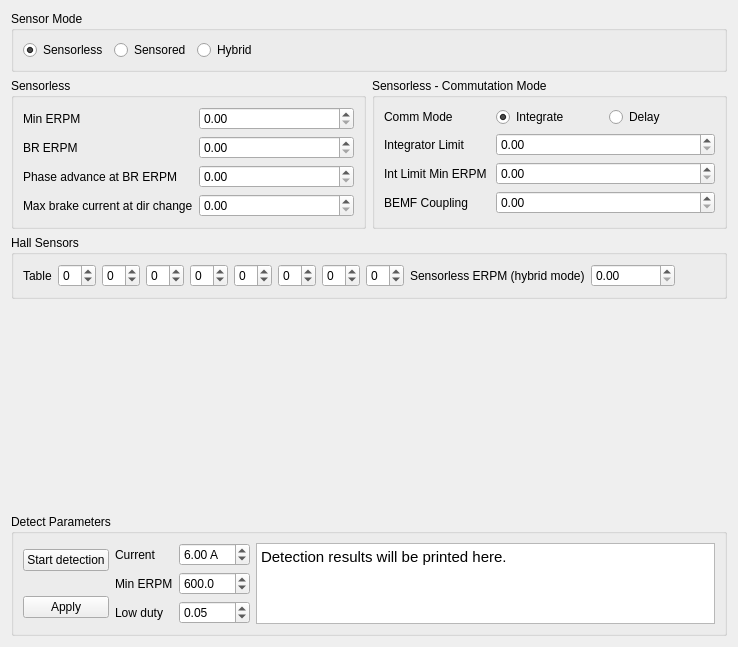
            <widget class="QWidget" name="tab_13">
             <attribute name="title">
              <string>BLDC</string>
             </attribute>
             <layout class="QVBoxLayout" name="verticalLayout_23">
              <item>
               <widget class="QGroupBox" name="groupBox_34">
                <property name="title">
                 <string>Sensor Mode</string>
                </property>
                <layout class="QHBoxLayout" name="horizontalLayout_43">
                 <item>
                  <widget class="QRadioButton" name="mcconfSensorModeSensorlessButton">
                   <property name="toolTip">
                    <string>&lt;html&gt;&lt;head/&gt;&lt;body&gt;&lt;p&gt;&lt;span style=&quot; font-weight:600;&quot;&gt;Sensorless&lt;/span&gt; = VESCs identifies the actual motor position by itself. In this mode the VESC has trouble to detect the motor position from a standstill. Once the motor is spinning the VESC can detect the position by itself. So you should always start with a little push.&lt;/p&gt;&lt;/body&gt;&lt;/html&gt;</string>
                   </property>
                   <property name="text">
                    <string>Sensorless</string>
                   </property>
                   <property name="checked">
                    <bool>true</bool>
                   </property>
                  </widget>
                 </item>
                 <item>
                  <widget class="QRadioButton" name="mcconfSensorModeSensoredButton">
                   <property name="toolTip">
                    <string>&lt;html&gt;&lt;head/&gt;&lt;body&gt;&lt;p&gt;&lt;span style=&quot; font-weight:600;&quot;&gt;Sensored&lt;/span&gt; = VESCs identifies the actual motor position by sensors. In this mode the VESC can start also from a standstill. At higher speeds the VESC works better without sensors. So sensors are mainly useful for very low speeds. It is better to use the Hybrid mode which runs in sensored mode at low speeds and switches off the sensors at high speeds.&lt;/p&gt;&lt;/body&gt;&lt;/html&gt;</string>
                   </property>
                   <property name="text">
                    <string>Sensored</string>
                   </property>
                  </widget>
                 </item>
                 <item>
                  <widget class="QRadioButton" name="mcconfSensorModeHybridButton">
                   <property name="toolTip">
                    <string>&lt;html&gt;&lt;head/&gt;&lt;body&gt;&lt;p&gt;&lt;span style=&quot; font-weight:600;&quot;&gt;Hybrid&lt;/span&gt; = Starts with sensor and switches to sensorless when the ERPM which are defined in &amp;quot;Sensorless ERPM (hybrid mode)&amp;quot; are reached&lt;/p&gt;&lt;/body&gt;&lt;/html&gt;</string>
                   </property>
                   <property name="text">
                    <string>Hybrid</string>
                   </property>
                  </widget>
                 </item>
                 <item>
                  <spacer name="horizontalSpacer_20">
                   <property name="orientation">
                    <enum>Qt::Horizontal</enum>
                   </property>
                   <property name="sizeHint" stdset="0">
                    <size>
                     <width>40</width>
                     <height>20</height>
                    </size>
                   </property>
                  </spacer>
                 </item>
                </layout>
               </widget>
              </item>
              <item>
               <layout class="QHBoxLayout" name="horizontalLayout_21">
                <item>
                 <widget class="QGroupBox" name="mcconfSlBox">
                  <property name="sizePolicy">
                   <sizepolicy hsizetype="Preferred" vsizetype="Fixed">
                    <horstretch>0</horstretch>
                    <verstretch>0</verstretch>
                   </sizepolicy>
                  </property>
                  <property name="title">
                   <string>Sensorless</string>
                  </property>
                  <property name="checkable">
                   <bool>false</bool>
                  </property>
                  <property name="checked">
                   <bool>false</bool>
                  </property>
                  <layout class="QGridLayout" name="gridLayout_12">
                   <item row="0" column="0">
                    <widget class="QLabel" name="label_26">
                     <property name="toolTip">
                      <string>&lt;html&gt;&lt;head/&gt;&lt;body&gt;&lt;p&gt;Important for startup&lt;/p&gt;&lt;/body&gt;&lt;/html&gt;</string>
                     </property>
                     <property name="text">
                      <string>Min ERPM</string>
                     </property>
                    </widget>
                   </item>
                   <item row="0" column="1">
                    <widget class="QDoubleSpinBox" name="mcconfSlMinErpmBox">
                     <property name="maximum">
                      <double>100000.000000000000000</double>
                     </property>
                     <property name="singleStep">
                      <double>10.000000000000000</double>
                     </property>
                    </widget>
                   </item>
                   <item row="1" column="0">
                    <widget class="QLabel" name="label_30">
                     <property name="toolTip">
                      <string>&lt;html&gt;&lt;head/&gt;&lt;body&gt;&lt;p&gt;For phase advance, not so important&lt;/p&gt;&lt;/body&gt;&lt;/html&gt;</string>
                     </property>
                     <property name="text">
                      <string>BR ERPM</string>
                     </property>
                    </widget>
                   </item>
                   <item row="1" column="1">
                    <widget class="QDoubleSpinBox" name="mcconfSlBrErpmBox">
                     <property name="maximum">
                      <double>200000.000000000000000</double>
                     </property>
                     <property name="singleStep">
                      <double>100.000000000000000</double>
                     </property>
                    </widget>
                   </item>
                   <item row="2" column="0">
                    <widget class="QLabel" name="label_29">
                     <property name="toolTip">
                      <string>&lt;html&gt;&lt;head/&gt;&lt;body&gt;&lt;p&gt;For phase advance, not so important&lt;/p&gt;&lt;/body&gt;&lt;/html&gt;</string>
                     </property>
                     <property name="text">
                      <string>Phase advance at BR ERPM</string>
                     </property>
                    </widget>
                   </item>
                   <item row="2" column="1">
                    <widget class="QDoubleSpinBox" name="mcconfSlIntLimScaleBrBox">
                     <property name="maximum">
                      <double>1.000000000000000</double>
                     </property>
                     <property name="singleStep">
                      <double>0.100000000000000</double>
                     </property>
                    </widget>
                   </item>
                   <item row="3" column="0">
                    <widget class="QLabel" name="label_61">
                     <property name="text">
                      <string>Max brake current at dir change</string>
                     </property>
                    </widget>
                   </item>
                   <item row="3" column="1">
                    <widget class="QDoubleSpinBox" name="mcconfSlMaxFbCurrBox">
                     <property name="maximum">
                      <double>300.000000000000000</double>
                     </property>
                    </widget>
                   </item>
                  </layout>
                 </widget>
                </item>
                <item>
                 <widget class="QGroupBox" name="groupBox_16">
                  <property name="title">
                   <string>Sensorless - Commutation Mode</string>
                  </property>
                  <layout class="QGridLayout" name="gridLayout_46">
                   <item row="0" column="0">
                    <widget class="QLabel" name="label_100">
                     <property name="text">
                      <string>Comm Mode</string>
                     </property>
                    </widget>
                   </item>
                   <item row="0" column="1">
                    <widget class="QRadioButton" name="mcconfCommIntButton">
                     <property name="text">
                      <string>Integrate</string>
                     </property>
                     <property name="checked">
                      <bool>true</bool>
                     </property>
                    </widget>
                   </item>
                   <item row="0" column="2">
                    <widget class="QRadioButton" name="mcconfCommDelayButton">
                     <property name="text">
                      <string>Delay</string>
                     </property>
                    </widget>
                   </item>
                   <item row="1" column="0">
                    <widget class="QLabel" name="label_28">
                     <property name="toolTip">
                      <string>&lt;html&gt;&lt;head/&gt;&lt;body&gt;&lt;p&gt;Important. The detection function below can be used to determine this parameter.&lt;/p&gt;&lt;/body&gt;&lt;/html&gt;</string>
                     </property>
                     <property name="text">
                      <string>Integrator Limit</string>
                     </property>
                    </widget>
                   </item>
                   <item row="1" column="1" colspan="2">
                    <widget class="QDoubleSpinBox" name="mcconfSlIntLimBox">
                     <property name="maximum">
                      <double>2000.000000000000000</double>
                     </property>
                     <property name="singleStep">
                      <double>1.000000000000000</double>
                     </property>
                    </widget>
                   </item>
                   <item row="2" column="0">
                    <widget class="QLabel" name="label_27">
                     <property name="toolTip">
                      <string>&lt;html&gt;&lt;head/&gt;&lt;body&gt;&lt;p&gt;Important for startup&lt;/p&gt;&lt;/body&gt;&lt;/html&gt;</string>
                     </property>
                     <property name="text">
                      <string>Int Limit Min ERPM</string>
                     </property>
                    </widget>
                   </item>
                   <item row="2" column="1" colspan="2">
                    <widget class="QDoubleSpinBox" name="mcconfSlMinErpmIlBox">
                     <property name="maximum">
                      <double>10000.000000000000000</double>
                     </property>
                     <property name="singleStep">
                      <double>10.000000000000000</double>
                     </property>
                    </widget>
                   </item>
                   <item row="3" column="0">
                    <widget class="QLabel" name="label_41">
                     <property name="toolTip">
                      <string>&lt;html&gt;&lt;head/&gt;&lt;body&gt;&lt;p&gt;Important. The detection function below can be used to determine this parameter.&lt;/p&gt;&lt;/body&gt;&lt;/html&gt;</string>
                     </property>
                     <property name="text">
                      <string>BEMF Coupling</string>
                     </property>
                    </widget>
                   </item>
                   <item row="3" column="1" colspan="2">
                    <widget class="QDoubleSpinBox" name="mcconfSlBemfKBox">
                     <property name="maximum">
                      <double>5000.000000000000000</double>
                     </property>
                     <property name="singleStep">
                      <double>10.000000000000000</double>
                     </property>
                    </widget>
                   </item>
                  </layout>
                 </widget>
                </item>
               </layout>
              </item>
              <item>
               <widget class="QGroupBox" name="groupBox_12">
                <property name="title">
                 <string>Hall Sensors</string>
                </property>
                <layout class="QVBoxLayout" name="verticalLayout_20">
                 <item>
                  <layout class="QHBoxLayout" name="horizontalLayout_22">
                   <item>
                    <widget class="QLabel" name="label_31">
                     <property name="text">
                      <string>Table</string>
                     </property>
                    </widget>
                   </item>
                   <item>
                    <widget class="QSpinBox" name="mcconfHallTab0Box">
                     <property name="minimum">
                      <number>-1</number>
                     </property>
                     <property name="maximum">
                      <number>6</number>
                     </property>
                    </widget>
                   </item>
                   <item>
                    <widget class="QSpinBox" name="mcconfHallTab1Box">
                     <property name="minimum">
                      <number>-1</number>
                     </property>
                     <property name="maximum">
                      <number>6</number>
                     </property>
                    </widget>
                   </item>
                   <item>
                    <widget class="QSpinBox" name="mcconfHallTab2Box">
                     <property name="minimum">
                      <number>-1</number>
                     </property>
                     <property name="maximum">
                      <number>6</number>
                     </property>
                    </widget>
                   </item>
                   <item>
                    <widget class="QSpinBox" name="mcconfHallTab3Box">
                     <property name="minimum">
                      <number>-1</number>
                     </property>
                     <property name="maximum">
                      <number>6</number>
                     </property>
                    </widget>
                   </item>
                   <item>
                    <widget class="QSpinBox" name="mcconfHallTab4Box">
                     <property name="minimum">
                      <number>-1</number>
                     </property>
                     <property name="maximum">
                      <number>6</number>
                     </property>
                    </widget>
                   </item>
                   <item>
                    <widget class="QSpinBox" name="mcconfHallTab5Box">
                     <property name="minimum">
                      <number>-1</number>
                     </property>
                     <property name="maximum">
                      <number>6</number>
                     </property>
                    </widget>
                   </item>
                   <item>
                    <widget class="QSpinBox" name="mcconfHallTab6Box">
                     <property name="minimum">
                      <number>-1</number>
                     </property>
                     <property name="maximum">
                      <number>6</number>
                     </property>
                    </widget>
                   </item>
                   <item>
                    <widget class="QSpinBox" name="mcconfHallTab7Box">
                     <property name="minimum">
                      <number>-1</number>
                     </property>
                     <property name="maximum">
                      <number>6</number>
                     </property>
                    </widget>
                   </item>
                   <item>
                    <widget class="QLabel" name="label_32">
                     <property name="toolTip">
                      <string>&lt;html&gt;&lt;head/&gt;&lt;body&gt;&lt;p&gt;&lt;span style=&quot; font-weight:600;&quot;&gt;Sensorless ERPM (hybrid mode)&lt;/span&gt; = In Hybrid Sensor mode the VESC will switch from sensored to sensorless mode when the motors ERPM are above that value. Sensors are only needed at startup. Once the motor is spinning the VESC runs better without sensors.&lt;/p&gt;&lt;/body&gt;&lt;/html&gt;</string>
                     </property>
                     <property name="text">
                      <string>Sensorless ERPM (hybrid mode)</string>
                     </property>
                    </widget>
                   </item>
                   <item>
                    <widget class="QDoubleSpinBox" name="mcconfHallSlErpmBox">
                     <property name="maximum">
                      <double>200000.000000000000000</double>
                     </property>
                     <property name="singleStep">
                      <double>10.000000000000000</double>
                     </property>
                     <property name="value">
                      <double>0.000000000000000</double>
                     </property>
                    </widget>
                   </item>
                   <item>
                    <spacer name="horizontalSpacer_8">
                     <property name="orientation">
                      <enum>Qt::Horizontal</enum>
                     </property>
                     <property name="sizeHint" stdset="0">
                      <size>
                       <width>40</width>
                       <height>20</height>
                      </size>
                     </property>
                    </spacer>
                   </item>
                  </layout>
                 </item>
                </layout>
               </widget>
              </item>
              <item>
               <spacer name="verticalSpacer_7">
                <property name="orientation">
                 <enum>Qt::Vertical</enum>
                </property>
                <property name="sizeHint" stdset="0">
                 <size>
                  <width>20</width>
                  <height>209</height>
                 </size>
                </property>
               </spacer>
              </item>
              <item>
               <widget class="QGroupBox" name="groupBox_11">
                <property name="sizePolicy">
                 <sizepolicy hsizetype="Preferred" vsizetype="Preferred">
                  <horstretch>0</horstretch>
                  <verstretch>0</verstretch>
                 </sizepolicy>
                </property>
                <property name="title">
                 <string>Detect Parameters</string>
                </property>
                <layout class="QHBoxLayout" name="horizontalLayout_24">
                 <item>
                  <layout class="QGridLayout" name="gridLayout_47">
                   <item row="0" column="0">
                    <widget class="QPushButton" name="mcconfDetectMotorParamButton">
                     <property name="toolTip">
                      <string>&lt;html&gt;&lt;head/&gt;&lt;body&gt;&lt;p&gt;Starts the motor detection for BLDC mode. The motor will try to detect the Integrator Limit, BEMF Coupling and the Hall sensors (sensors only if available and conected).&lt;br/&gt;Once the detection finished press the apply button below and you can see that the mentioned values will change.&lt;br/&gt;Afterwards press &amp;quot;write configuration&amp;quot; to store the values.&lt;br/&gt;If you have 2 VESCs you have to do this as well for the second VESC&lt;br/&gt;&lt;br/&gt;ATTENTION: The remote needs to be disabled in the Application Tab. Otherwise the motor detection gets disturbed.&lt;/p&gt;&lt;/body&gt;&lt;/html&gt;</string>
                     </property>
                     <property name="text">
                      <string>Start detection</string>
                     </property>
                    </widget>
                   </item>
                   <item row="1" column="0">
                    <spacer name="verticalSpacer_5">
                     <property name="orientation">
                      <enum>Qt::Vertical</enum>
                     </property>
                     <property name="sizeType">
                      <enum>QSizePolicy::Preferred</enum>
                     </property>
                     <property name="sizeHint" stdset="0">
                      <size>
                       <width>20</width>
                       <height>13</height>
                      </size>
                     </property>
                    </spacer>
                   </item>
                   <item row="2" column="0">
                    <widget class="QPushButton" name="mcconfDetectApplyButton">
                     <property name="text">
                      <string>Apply</string>
                     </property>
                    </widget>
                   </item>
                  </layout>
                 </item>
                 <item>
                  <layout class="QGridLayout" name="gridLayout_7">
                   <item row="0" column="1">
                    <widget class="QDoubleSpinBox" name="mcconfDetectCurrentBox">
                     <property name="suffix">
                      <string> A</string>
                     </property>
                     <property name="value">
                      <double>6.000000000000000</double>
                     </property>
                    </widget>
                   </item>
                   <item row="1" column="0">
                    <widget class="QLabel" name="label_44">
                     <property name="toolTip">
                      <string>&lt;html&gt;&lt;head/&gt;&lt;body&gt;&lt;p&gt;If the motor spins up to a decent speed but the detection still fails then raise this value.&lt;/p&gt;&lt;/body&gt;&lt;/html&gt;</string>
                     </property>
                     <property name="text">
                      <string>Min ERPM</string>
                     </property>
                    </widget>
                   </item>
                   <item row="1" column="1">
                    <widget class="QDoubleSpinBox" name="mcconfDetectErpmBox">
                     <property name="toolTip">
                      <string/>
                     </property>
                     <property name="decimals">
                      <number>1</number>
                     </property>
                     <property name="minimum">
                      <double>10.000000000000000</double>
                     </property>
                     <property name="maximum">
                      <double>10000.000000000000000</double>
                     </property>
                     <property name="singleStep">
                      <double>10.000000000000000</double>
                     </property>
                     <property name="value">
                      <double>600.000000000000000</double>
                     </property>
                    </widget>
                   </item>
                   <item row="2" column="0">
                    <widget class="QLabel" name="label_42">
                     <property name="toolTip">
                      <string>The duty cycle at which the BEMF coupling is measured. A value between 0.03 and 0.15 usually works.</string>
                     </property>
                     <property name="text">
                      <string>Low duty</string>
                     </property>
                    </widget>
                   </item>
                   <item row="2" column="1">
                    <widget class="QDoubleSpinBox" name="mcconfDetectLowDutyBox">
                     <property name="toolTip">
                      <string>&lt;html&gt;&lt;head/&gt;&lt;body&gt;&lt;p&gt;If the motor spins up to a decent speed but the detection still fails then raise this value.&lt;/p&gt;&lt;/body&gt;&lt;/html&gt;</string>
                     </property>
                     <property name="maximum">
                      <double>0.400000000000000</double>
                     </property>
                     <property name="singleStep">
                      <double>0.010000000000000</double>
                     </property>
                     <property name="value">
                      <double>0.050000000000000</double>
                     </property>
                    </widget>
                   </item>
                   <item row="0" column="0">
                    <widget class="QLabel" name="label_43">
                     <property name="toolTip">
                      <string>&lt;html&gt;&lt;head/&gt;&lt;body&gt;&lt;p&gt;If the motor runs too slow during detection raise this value until the motor runs at a decent speed. Only necessary when you have very big motors.&lt;/p&gt;&lt;/body&gt;&lt;/html&gt;</string>
                     </property>
                     <property name="text">
                      <string>Current</string>
                     </property>
                    </widget>
                   </item>
                  </layout>
                 </item>
                 <item>
                  <widget class="QTextBrowser" name="mcconfDetectResultBrowser">
                   <property name="sizePolicy">
                    <sizepolicy hsizetype="Expanding" vsizetype="Ignored">
                     <horstretch>0</horstretch>
                     <verstretch>0</verstretch>
                    </sizepolicy>
                   </property>
                   <property name="html">
                    <string>&lt;!DOCTYPE HTML PUBLIC &quot;-//W3C//DTD HTML 4.0//EN&quot; &quot;http://www.w3.org/TR/REC-html40/strict.dtd&quot;&gt;
&lt;html&gt;&lt;head&gt;&lt;meta name=&quot;qrichtext&quot; content=&quot;1&quot; /&gt;&lt;style type=&quot;text/css&quot;&gt;
p, li { white-space: pre-wrap; }
&lt;/style&gt;&lt;/head&gt;&lt;body style=&quot; font-family:'MS Shell Dlg 2'; font-size:8.25pt; font-weight:400; font-style:normal;&quot;&gt;
&lt;p style=&quot; margin-top:0px; margin-bottom:0px; margin-left:0px; margin-right:0px; -qt-block-indent:0; text-indent:0px;&quot;&gt;&lt;span style=&quot; font-family:'Ubuntu'; font-size:11pt;&quot;&gt;Detection results will be printed here.&lt;/span&gt;&lt;/p&gt;&lt;/body&gt;&lt;/html&gt;</string>
                   </property>
                  </widget>
                 </item>
                </layout>
               </widget>
              </item>
             </layout>
            </widget>
